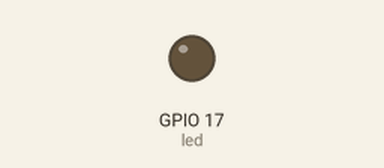
A program run on a simulated Raspberry Pi (BCM pin numbers). Parts: output pins drawn as LEDs (lit = HIGH).

Above: at 0.05 s.
At 0.25 s:
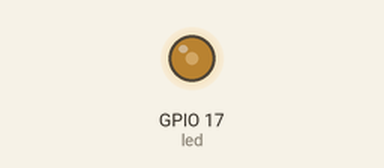
At 0.5 s:
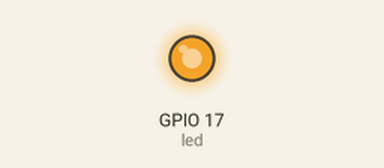
At 1.0 s:
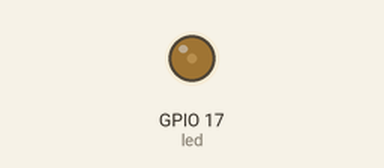
Timing chart, 0 to 3.0 s (numbered marks = the images above):
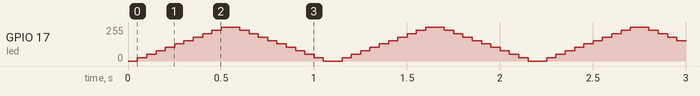

The program:

led_software_pwm.py
```python
from gpiozero import PWMLED
from time import sleep

# Software PWM: works on any pin
led = PWMLED(17)

while True:
    # Duty cycle value ranges from 0.0 (0%) to 1.0 (100%)
    for duty in range(0, 101, 10):
        led.value = duty / 100.0
        sleep(0.05)
    for duty in range(100, -1, -10):
        led.value = duty / 100.0
        sleep(0.05)
```
